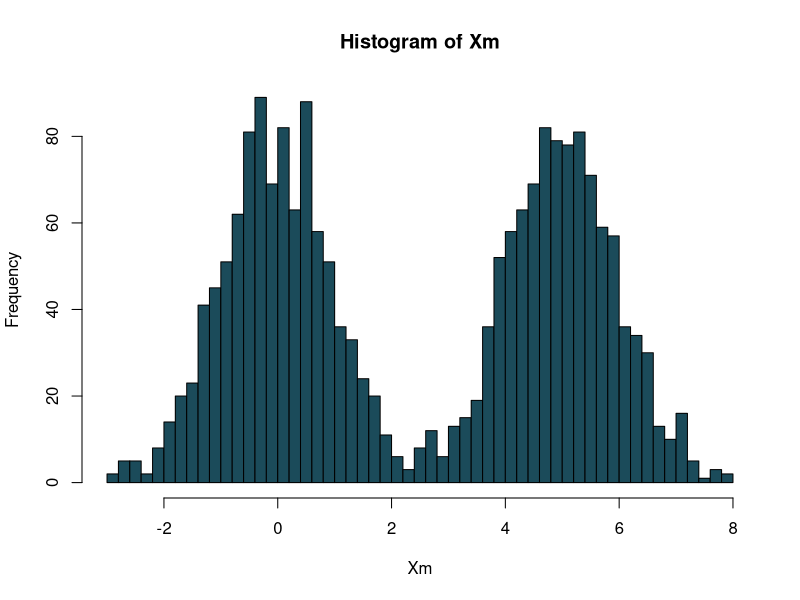
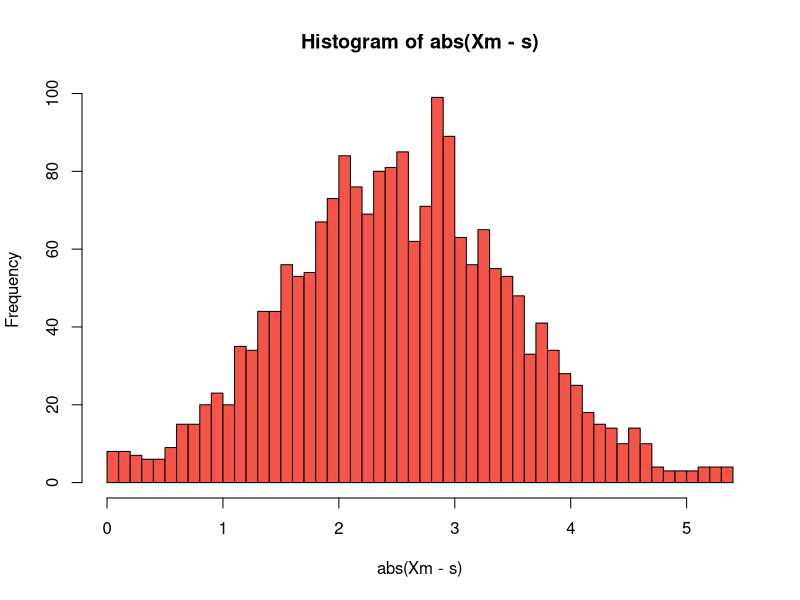
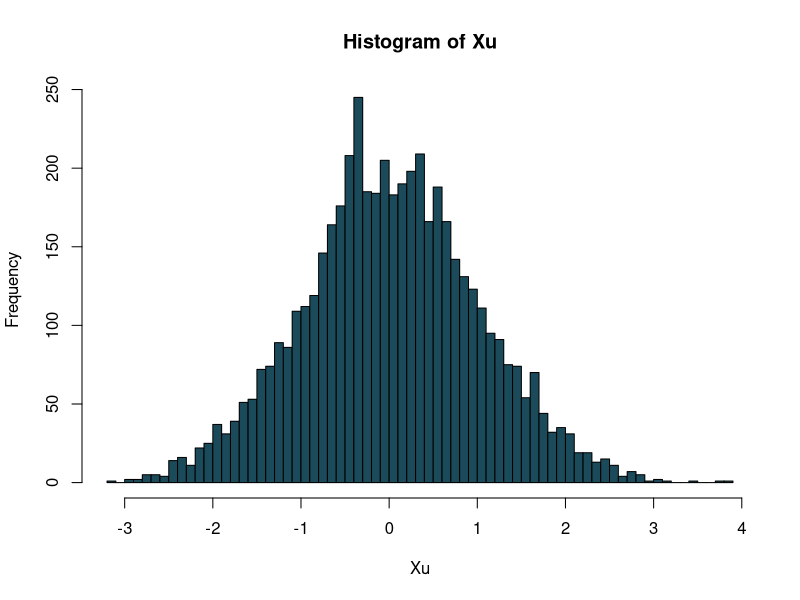

These figures' R source, in order:
## ----setup, include=FALSE------------------------------------------------
knitr::opts_chunk$set(echo = TRUE)

## ------------------------------------------------------------------------
Xm = c(rnorm(1000,0,1),rnorm(1000,5,1))
hist(Xm, freq=TRUE, nclass=60, col="#1B4B5A")

## ---- echo=TRUE----------------------------------------------------------
print(var(Xm))

## ---- echo=TRUE----------------------------------------------------------
s = 2.5
hist(abs(Xm - s), freq=TRUE, nclass=60, col="#F55449")

## ---- echo=TRUE----------------------------------------------------------
Xu = rnorm(5000,0,1)
hist(Xu, freq=TRUE, nclass=60, col="#1B4B5A")

## ------------------------------------------------------------------------
f = function(s) {var(abs(Xu-s))}
optim_results = optim(2.0, f, method="BFGS")
s_star = optim_results$par
print(s_star)
